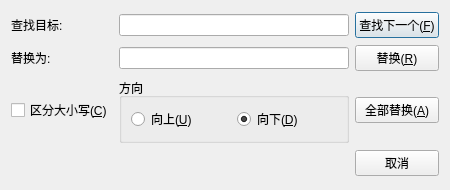
<?xml version="1.0" encoding="UTF-8"?>
<ui version="4.0">
 <class>ReplaceDialog</class>
 <widget class="QDialog" name="ReplaceDialog">
  <property name="geometry">
   <rect>
    <x>0</x>
    <y>0</y>
    <width>450</width>
    <height>190</height>
   </rect>
  </property>
  <property name="windowTitle">
   <string>替换</string>
  </property>
  <layout class="QGridLayout" name="gridLayout">
   <item row="0" column="0">
    <widget class="QLabel" name="findLabel">
     <property name="text">
      <string>查找目标:</string>
     </property>
    </widget>
   </item>
   <item row="0" column="1">
    <widget class="QLineEdit" name="findEdit"/>
   </item>
   <item row="0" column="2">
    <widget class="QPushButton" name="findButton">
     <property name="text">
      <string>查找下一个(&amp;F)</string>
     </property>
    </widget>
   </item>
   <item row="1" column="0">
    <widget class="QLabel" name="replaceLabel">
     <property name="text">
      <string>替换为:</string>
     </property>
    </widget>
   </item>
   <item row="1" column="1">
    <widget class="QLineEdit" name="replaceEdit"/>
   </item>
   <item row="1" column="2">
    <widget class="QPushButton" name="replaceButton">
     <property name="text">
      <string>替换(&amp;R)</string>
     </property>
    </widget>
   </item>
   <item row="2" column="0">
    <widget class="QCheckBox" name="matchCaseCheck">
     <property name="text">
      <string>区分大小写(&amp;C)</string>
     </property>
    </widget>
   </item>
   <item row="2" column="1">
    <widget class="QGroupBox" name="directionGroup">
     <property name="title">
      <string>方向</string>
     </property>
     <layout class="QHBoxLayout" name="directionLayout">
      <item>
       <widget class="QRadioButton" name="upwardBtn">
        <property name="text">
         <string>向上(&amp;U)</string>
        </property>
       </widget>
      </item>
      <item>
       <widget class="QRadioButton" name="downwardBtn">
        <property name="text">
         <string>向下(&amp;D)</string>
        </property>
        <property name="checked">
         <bool>true</bool>
        </property>
       </widget>
      </item>
     </layout>
    </widget>
   </item>
   <item row="2" column="2">
    <widget class="QPushButton" name="replaceAllButton">
     <property name="text">
      <string>全部替换(&amp;A)</string>
     </property>
    </widget>
   </item>
   <item row="3" column="2">
    <widget class="QPushButton" name="cancelButton">
     <property name="text">
      <string>取消</string>
     </property>
    </widget>
   </item>
  </layout>
 </widget>
 <resources/>
 <connections/>
</ui>
